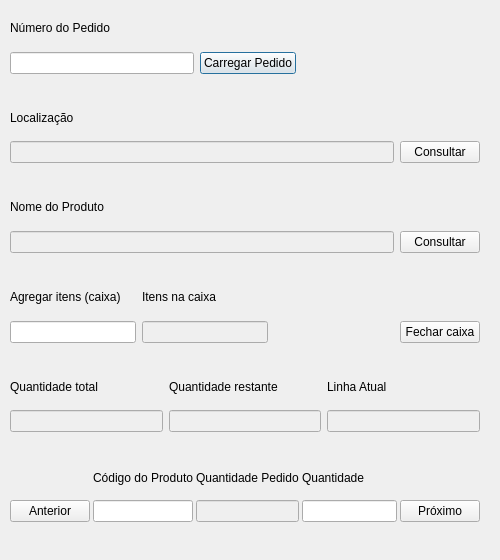
<?xml version="1.0" encoding="UTF-8"?>
<ui version="4.0">
 <class>separacao_de_pedidos</class>
 <widget class="QDialog" name="separacao_de_pedidos">
  <property name="geometry">
   <rect>
    <x>0</x>
    <y>0</y>
    <width>500</width>
    <height>560</height>
   </rect>
  </property>
  <property name="windowTitle">
   <string>Dialog</string>
  </property>
  <widget class="QWidget" name="layoutWidget">
   <property name="geometry">
    <rect>
     <x>10</x>
     <y>10</y>
     <width>470</width>
     <height>512</height>
    </rect>
   </property>
   <layout class="QVBoxLayout" name="verticalLayout_7">
    <item>
     <layout class="QHBoxLayout" name="horizontalLayout_3">
      <item>
       <layout class="QVBoxLayout" name="verticalLayout">
        <item>
         <widget class="QLabel" name="label_2">
          <property name="text">
           <string>Número do Pedido</string>
          </property>
         </widget>
        </item>
        <item>
         <widget class="QLineEdit" name="txt_ped_num"/>
        </item>
       </layout>
      </item>
      <item>
       <layout class="QVBoxLayout" name="verticalLayout_17">
        <item>
         <widget class="QLabel" name="label_18">
          <property name="text">
           <string/>
          </property>
         </widget>
        </item>
        <item>
         <widget class="QPushButton" name="btn_ped_carreg">
          <property name="text">
           <string>Carregar Pedido</string>
          </property>
         </widget>
        </item>
       </layout>
      </item>
      <item>
       <spacer name="horizontalSpacer">
        <property name="orientation">
         <enum>Qt::Horizontal</enum>
        </property>
        <property name="sizeHint" stdset="0">
         <size>
          <width>40</width>
          <height>20</height>
         </size>
        </property>
       </spacer>
      </item>
     </layout>
    </item>
    <item>
     <spacer name="verticalSpacer">
      <property name="orientation">
       <enum>Qt::Vertical</enum>
      </property>
      <property name="sizeType">
       <enum>QSizePolicy::Fixed</enum>
      </property>
      <property name="sizeHint" stdset="0">
       <size>
        <width>20</width>
        <height>20</height>
       </size>
      </property>
     </spacer>
    </item>
    <item>
     <layout class="QHBoxLayout" name="horizontalLayout_6">
      <item>
       <layout class="QVBoxLayout" name="verticalLayout_2">
        <item>
         <widget class="QLabel" name="label_3">
          <property name="text">
           <string>Localização</string>
          </property>
         </widget>
        </item>
        <item>
         <widget class="QLineEdit" name="txt_ped_loc">
          <property name="enabled">
           <bool>false</bool>
          </property>
         </widget>
        </item>
       </layout>
      </item>
      <item>
       <layout class="QVBoxLayout" name="verticalLayout_12">
        <item>
         <widget class="QLabel" name="label_17">
          <property name="text">
           <string/>
          </property>
         </widget>
        </item>
        <item>
         <widget class="QPushButton" name="btn_ped_loc_consulta">
          <property name="text">
           <string>Consultar</string>
          </property>
         </widget>
        </item>
       </layout>
      </item>
     </layout>
    </item>
    <item>
     <spacer name="verticalSpacer_2">
      <property name="orientation">
       <enum>Qt::Vertical</enum>
      </property>
      <property name="sizeType">
       <enum>QSizePolicy::Fixed</enum>
      </property>
      <property name="sizeHint" stdset="0">
       <size>
        <width>20</width>
        <height>20</height>
       </size>
      </property>
     </spacer>
    </item>
    <item>
     <layout class="QHBoxLayout" name="horizontalLayout_5">
      <item>
       <layout class="QVBoxLayout" name="verticalLayout_3">
        <item>
         <widget class="QLabel" name="label_4">
          <property name="text">
           <string>Nome do Produto</string>
          </property>
         </widget>
        </item>
        <item>
         <widget class="QLineEdit" name="txt_ped_nome_prod">
          <property name="enabled">
           <bool>false</bool>
          </property>
         </widget>
        </item>
       </layout>
      </item>
      <item>
       <layout class="QVBoxLayout" name="verticalLayout_13">
        <item>
         <widget class="QLabel" name="label_16">
          <property name="text">
           <string/>
          </property>
         </widget>
        </item>
        <item>
         <widget class="QPushButton" name="btn_ped_nome_prod">
          <property name="text">
           <string>Consultar</string>
          </property>
         </widget>
        </item>
       </layout>
      </item>
     </layout>
    </item>
    <item>
     <spacer name="verticalSpacer_3">
      <property name="orientation">
       <enum>Qt::Vertical</enum>
      </property>
      <property name="sizeType">
       <enum>QSizePolicy::Fixed</enum>
      </property>
      <property name="sizeHint" stdset="0">
       <size>
        <width>20</width>
        <height>20</height>
       </size>
      </property>
     </spacer>
    </item>
    <item>
     <layout class="QHBoxLayout" name="horizontalLayout_4">
      <item>
       <layout class="QVBoxLayout" name="verticalLayout_10">
        <item>
         <widget class="QLabel" name="label_10">
          <property name="text">
           <string>Agregar itens (caixa)</string>
          </property>
         </widget>
        </item>
        <item>
         <widget class="QLineEdit" name="txt_ped_caixa"/>
        </item>
       </layout>
      </item>
      <item>
       <layout class="QVBoxLayout" name="verticalLayout_11">
        <item>
         <widget class="QLabel" name="label_11">
          <property name="text">
           <string>Itens na caixa</string>
          </property>
         </widget>
        </item>
        <item>
         <widget class="QLineEdit" name="txt_ped_caixa_itens">
          <property name="enabled">
           <bool>false</bool>
          </property>
         </widget>
        </item>
       </layout>
      </item>
      <item>
       <spacer name="horizontalSpacer_2">
        <property name="orientation">
         <enum>Qt::Horizontal</enum>
        </property>
        <property name="sizeHint" stdset="0">
         <size>
          <width>40</width>
          <height>20</height>
         </size>
        </property>
       </spacer>
      </item>
      <item>
       <layout class="QVBoxLayout" name="verticalLayout_14">
        <item>
         <widget class="QLabel" name="label_15">
          <property name="text">
           <string/>
          </property>
         </widget>
        </item>
        <item>
         <widget class="QPushButton" name="btn_ped_fechar_caixa">
          <property name="text">
           <string>Fechar caixa</string>
          </property>
         </widget>
        </item>
       </layout>
      </item>
     </layout>
    </item>
    <item>
     <spacer name="verticalSpacer_5">
      <property name="orientation">
       <enum>Qt::Vertical</enum>
      </property>
      <property name="sizeType">
       <enum>QSizePolicy::Fixed</enum>
      </property>
      <property name="sizeHint" stdset="0">
       <size>
        <width>20</width>
        <height>20</height>
       </size>
      </property>
     </spacer>
    </item>
    <item>
     <layout class="QHBoxLayout" name="horizontalLayout">
      <item>
       <layout class="QVBoxLayout" name="verticalLayout_4">
        <item>
         <widget class="QLabel" name="label_5">
          <property name="text">
           <string>Quantidade total</string>
          </property>
         </widget>
        </item>
        <item>
         <widget class="QLineEdit" name="txt_ped_qtde_total">
          <property name="enabled">
           <bool>false</bool>
          </property>
         </widget>
        </item>
       </layout>
      </item>
      <item>
       <layout class="QVBoxLayout" name="verticalLayout_5">
        <item>
         <widget class="QLabel" name="label_6">
          <property name="text">
           <string>Quantidade restante</string>
          </property>
         </widget>
        </item>
        <item>
         <widget class="QLineEdit" name="txt_ped_qtde_rest">
          <property name="enabled">
           <bool>false</bool>
          </property>
         </widget>
        </item>
       </layout>
      </item>
      <item>
       <layout class="QVBoxLayout" name="verticalLayout_8">
        <item>
         <widget class="QLabel" name="label_8">
          <property name="text">
           <string>Linha Atual</string>
          </property>
         </widget>
        </item>
        <item>
         <widget class="QLineEdit" name="txt_ped_linha_atual">
          <property name="enabled">
           <bool>false</bool>
          </property>
         </widget>
        </item>
       </layout>
      </item>
     </layout>
    </item>
    <item>
     <spacer name="verticalSpacer_4">
      <property name="orientation">
       <enum>Qt::Vertical</enum>
      </property>
      <property name="sizeType">
       <enum>QSizePolicy::Fixed</enum>
      </property>
      <property name="sizeHint" stdset="0">
       <size>
        <width>20</width>
        <height>20</height>
       </size>
      </property>
     </spacer>
    </item>
    <item>
     <layout class="QHBoxLayout" name="horizontalLayout_2">
      <property name="spacing">
       <number>3</number>
      </property>
      <property name="leftMargin">
       <number>0</number>
      </property>
      <property name="rightMargin">
       <number>0</number>
      </property>
      <property name="bottomMargin">
       <number>0</number>
      </property>
      <item>
       <layout class="QVBoxLayout" name="verticalLayout_15">
        <item>
         <widget class="QLabel" name="label_14">
          <property name="text">
           <string/>
          </property>
         </widget>
        </item>
        <item>
         <widget class="QPushButton" name="btn_anterior">
          <property name="text">
           <string>Anterior</string>
          </property>
         </widget>
        </item>
       </layout>
      </item>
      <item>
       <layout class="QVBoxLayout" name="verticalLayout_6">
        <item>
         <widget class="QLabel" name="label_7">
          <property name="text">
           <string>Código do Produto</string>
          </property>
         </widget>
        </item>
        <item>
         <widget class="QLineEdit" name="txt_ped_cod_produto"/>
        </item>
       </layout>
      </item>
      <item>
       <layout class="QVBoxLayout" name="verticalLayout_18">
        <item>
         <widget class="QLabel" name="label_12">
          <property name="text">
           <string>Quantidade Pedido</string>
          </property>
         </widget>
        </item>
        <item>
         <widget class="QLineEdit" name="txt_ped_item_qtde_a_passar">
          <property name="enabled">
           <bool>false</bool>
          </property>
         </widget>
        </item>
       </layout>
      </item>
      <item>
       <layout class="QVBoxLayout" name="verticalLayout_9">
        <item>
         <widget class="QLabel" name="label_9">
          <property name="text">
           <string>Quantidade</string>
          </property>
         </widget>
        </item>
        <item>
         <widget class="QLineEdit" name="txt_ped_item_qtde"/>
        </item>
       </layout>
      </item>
      <item>
       <layout class="QVBoxLayout" name="verticalLayout_16">
        <item>
         <widget class="QLabel" name="label_13">
          <property name="text">
           <string/>
          </property>
         </widget>
        </item>
        <item>
         <widget class="QPushButton" name="btn_proximo">
          <property name="text">
           <string>Próximo</string>
          </property>
         </widget>
        </item>
       </layout>
      </item>
     </layout>
    </item>
   </layout>
  </widget>
  <widget class="QTableWidget" name="tableWidget">
   <property name="enabled">
    <bool>true</bool>
   </property>
   <property name="geometry">
    <rect>
     <x>540</x>
     <y>30</y>
     <width>451</width>
     <height>101</height>
    </rect>
   </property>
   <property name="lineWidth">
    <number>1</number>
   </property>
   <property name="showGrid">
    <bool>true</bool>
   </property>
  </widget>
 </widget>
 <resources/>
 <connections/>
</ui>
